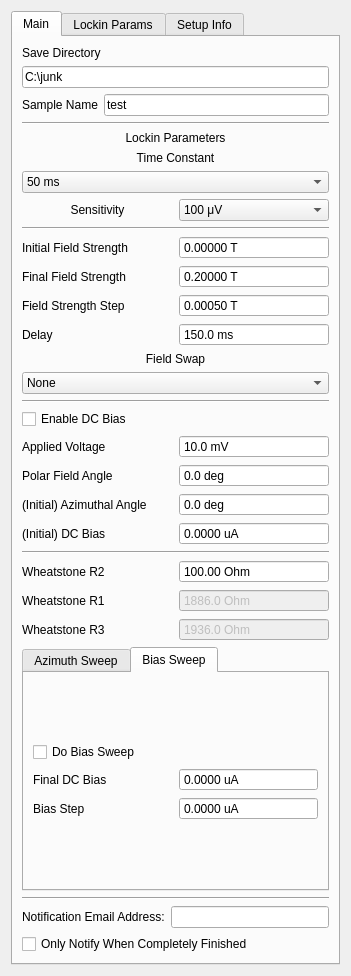
<?xml version="1.0" encoding="UTF-8"?>
<ui version="4.0">
 <class>Form</class>
 <widget class="QWidget" name="Form">
  <property name="geometry">
   <rect>
    <x>0</x>
    <y>0</y>
    <width>351</width>
    <height>976</height>
   </rect>
  </property>
  <property name="windowTitle">
   <string>Form</string>
  </property>
  <layout class="QVBoxLayout" name="verticalLayout">
   <item>
    <widget class="QTabWidget" name="tabWidget">
     <property name="currentIndex">
      <number>0</number>
     </property>
     <widget class="QWidget" name="tab_3">
      <attribute name="title">
       <string>Main</string>
      </attribute>
      <layout class="QVBoxLayout" name="verticalLayout_4">
       <item>
        <layout class="QGridLayout" name="save_params">
         <item row="0" column="0" colspan="2">
          <widget class="QLabel" name="label_8">
           <property name="text">
            <string>Save Directory</string>
           </property>
          </widget>
         </item>
         <item row="1" column="0" colspan="2">
          <widget class="QLineEdit" name="save_dir">
           <property name="text">
            <string>C:\junk</string>
           </property>
           <property name="placeholderText">
            <string>C:\Users\</string>
           </property>
          </widget>
         </item>
         <item row="2" column="1">
          <widget class="QLineEdit" name="sample_name">
           <property name="text">
            <string>test</string>
           </property>
           <property name="placeholderText">
            <string>test</string>
           </property>
          </widget>
         </item>
         <item row="2" column="0">
          <widget class="QLabel" name="label_12">
           <property name="enabled">
            <bool>true</bool>
           </property>
           <property name="text">
            <string>Sample Name</string>
           </property>
          </widget>
         </item>
        </layout>
       </item>
       <item>
        <widget class="Line" name="line_3">
         <property name="orientation">
          <enum>Qt::Horizontal</enum>
         </property>
        </widget>
       </item>
       <item>
        <layout class="QGridLayout" name="lockin_params">
         <item row="1" column="0" colspan="2">
          <widget class="QLabel" name="label_3">
           <property name="text">
            <string>Time Constant</string>
           </property>
           <property name="alignment">
            <set>Qt::AlignCenter</set>
           </property>
          </widget>
         </item>
         <item row="3" column="0">
          <widget class="QLabel" name="label_2">
           <property name="text">
            <string>Sensitivity</string>
           </property>
           <property name="alignment">
            <set>Qt::AlignCenter</set>
           </property>
          </widget>
         </item>
         <item row="2" column="0" colspan="2">
          <widget class="QComboBox" name="time_constant">
           <property name="currentText" stdset="0">
            <string>50 ms</string>
           </property>
           <property name="currentIndex">
            <number>10</number>
           </property>
           <item>
            <property name="text">
             <string>10 μs</string>
            </property>
           </item>
           <item>
            <property name="text">
             <string>20 μs</string>
            </property>
           </item>
           <item>
            <property name="text">
             <string>40 μs</string>
            </property>
           </item>
           <item>
            <property name="text">
             <string>80 μs</string>
            </property>
           </item>
           <item>
            <property name="text">
             <string>160 μs</string>
            </property>
           </item>
           <item>
            <property name="text">
             <string>320 μs</string>
            </property>
           </item>
           <item>
            <property name="text">
             <string>640 μs</string>
            </property>
           </item>
           <item>
            <property name="text">
             <string>5 ms</string>
            </property>
           </item>
           <item>
            <property name="text">
             <string>10 ms</string>
            </property>
           </item>
           <item>
            <property name="text">
             <string>20 ms</string>
            </property>
           </item>
           <item>
            <property name="text">
             <string>50 ms</string>
            </property>
           </item>
           <item>
            <property name="text">
             <string>100 ms</string>
            </property>
           </item>
           <item>
            <property name="text">
             <string>200 ms</string>
            </property>
           </item>
           <item>
            <property name="text">
             <string>500 ms</string>
            </property>
           </item>
           <item>
            <property name="text">
             <string>1 s</string>
            </property>
           </item>
           <item>
            <property name="text">
             <string>2 s</string>
            </property>
           </item>
           <item>
            <property name="text">
             <string>5 s</string>
            </property>
           </item>
           <item>
            <property name="text">
             <string>10 s</string>
            </property>
           </item>
           <item>
            <property name="text">
             <string>20 s</string>
            </property>
           </item>
           <item>
            <property name="text">
             <string>50 s</string>
            </property>
           </item>
           <item>
            <property name="text">
             <string>100 s</string>
            </property>
           </item>
           <item>
            <property name="text">
             <string>200 s</string>
            </property>
           </item>
           <item>
            <property name="text">
             <string>500 s</string>
            </property>
           </item>
           <item>
            <property name="text">
             <string>1 ks</string>
            </property>
           </item>
           <item>
            <property name="text">
             <string>2 ks</string>
            </property>
           </item>
           <item>
            <property name="text">
             <string>5 ks</string>
            </property>
           </item>
           <item>
            <property name="text">
             <string>10 ks</string>
            </property>
           </item>
           <item>
            <property name="text">
             <string>20 ks</string>
            </property>
           </item>
           <item>
            <property name="text">
             <string>50 ks</string>
            </property>
           </item>
          </widget>
         </item>
         <item row="0" column="0" colspan="2">
          <widget class="QLabel" name="label_7">
           <property name="text">
            <string>Lockin Parameters</string>
           </property>
           <property name="alignment">
            <set>Qt::AlignCenter</set>
           </property>
          </widget>
         </item>
         <item row="3" column="1">
          <widget class="QComboBox" name="sensitivity">
           <property name="editable">
            <bool>false</bool>
           </property>
           <property name="currentIndex">
            <number>15</number>
           </property>
           <item>
            <property name="text">
             <string>0 V</string>
            </property>
           </item>
           <item>
            <property name="text">
             <string>2 nV</string>
            </property>
           </item>
           <item>
            <property name="text">
             <string>5 nV</string>
            </property>
           </item>
           <item>
            <property name="text">
             <string>10 nV</string>
            </property>
           </item>
           <item>
            <property name="text">
             <string>20 nV</string>
            </property>
           </item>
           <item>
            <property name="text">
             <string>50 nV</string>
            </property>
           </item>
           <item>
            <property name="text">
             <string>100 nV</string>
            </property>
           </item>
           <item>
            <property name="text">
             <string>200 nV</string>
            </property>
           </item>
           <item>
            <property name="text">
             <string>500 nV</string>
            </property>
           </item>
           <item>
            <property name="text">
             <string>1 μV</string>
            </property>
           </item>
           <item>
            <property name="text">
             <string>2 μV</string>
            </property>
           </item>
           <item>
            <property name="text">
             <string>5 μV</string>
            </property>
           </item>
           <item>
            <property name="text">
             <string>10 μV</string>
            </property>
           </item>
           <item>
            <property name="text">
             <string>20 μV</string>
            </property>
           </item>
           <item>
            <property name="text">
             <string>50 μV</string>
            </property>
           </item>
           <item>
            <property name="text">
             <string>100 μV</string>
            </property>
           </item>
           <item>
            <property name="text">
             <string>200 μV</string>
            </property>
           </item>
           <item>
            <property name="text">
             <string>500 μV</string>
            </property>
           </item>
           <item>
            <property name="text">
             <string>1 mV</string>
            </property>
           </item>
           <item>
            <property name="text">
             <string>2 mV</string>
            </property>
           </item>
           <item>
            <property name="text">
             <string>5 mV</string>
            </property>
           </item>
           <item>
            <property name="text">
             <string>10 mV</string>
            </property>
           </item>
           <item>
            <property name="text">
             <string>20 mV</string>
            </property>
           </item>
           <item>
            <property name="text">
             <string>50 mV</string>
            </property>
           </item>
           <item>
            <property name="text">
             <string>100 mV</string>
            </property>
           </item>
           <item>
            <property name="text">
             <string>200 mV</string>
            </property>
           </item>
           <item>
            <property name="text">
             <string>500 mV</string>
            </property>
           </item>
           <item>
            <property name="text">
             <string>1 V</string>
            </property>
           </item>
          </widget>
         </item>
        </layout>
       </item>
       <item>
        <widget class="Line" name="line">
         <property name="orientation">
          <enum>Qt::Horizontal</enum>
         </property>
        </widget>
       </item>
       <item>
        <layout class="QGridLayout" name="initial_params">
         <item row="0" column="0">
          <widget class="QLabel" name="label_14">
           <property name="text">
            <string>Initial Field Strength</string>
           </property>
          </widget>
         </item>
         <item row="2" column="0">
          <widget class="QLabel" name="label_9">
           <property name="text">
            <string>Field Strength Step</string>
           </property>
          </widget>
         </item>
         <item row="1" column="0">
          <widget class="QLabel" name="label_19">
           <property name="text">
            <string>Final Field Strength</string>
           </property>
          </widget>
         </item>
         <item row="3" column="0">
          <widget class="QLabel" name="label_15">
           <property name="text">
            <string>Delay</string>
           </property>
          </widget>
         </item>
         <item row="3" column="1">
          <widget class="QDoubleSpinBox" name="delay">
           <property name="buttonSymbols">
            <enum>QAbstractSpinBox::NoButtons</enum>
           </property>
           <property name="suffix">
            <string> ms</string>
           </property>
           <property name="decimals">
            <number>1</number>
           </property>
           <property name="maximum">
            <double>10000.000000000000000</double>
           </property>
           <property name="value">
            <double>150.000000000000000</double>
           </property>
          </widget>
         </item>
         <item row="0" column="1">
          <widget class="QDoubleSpinBox" name="field_start">
           <property name="buttonSymbols">
            <enum>QAbstractSpinBox::NoButtons</enum>
           </property>
           <property name="suffix">
            <string> T</string>
           </property>
           <property name="decimals">
            <number>5</number>
           </property>
           <property name="minimum">
            <double>-0.270000000000000</double>
           </property>
           <property name="maximum">
            <double>0.270000000000000</double>
           </property>
           <property name="singleStep">
            <double>0.000010000000000</double>
           </property>
           <property name="value">
            <double>0.000000000000000</double>
           </property>
          </widget>
         </item>
         <item row="1" column="1">
          <widget class="QDoubleSpinBox" name="field_end">
           <property name="buttonSymbols">
            <enum>QAbstractSpinBox::NoButtons</enum>
           </property>
           <property name="suffix">
            <string> T</string>
           </property>
           <property name="decimals">
            <number>5</number>
           </property>
           <property name="minimum">
            <double>0.000000000000000</double>
           </property>
           <property name="maximum">
            <double>0.270000000000000</double>
           </property>
           <property name="singleStep">
            <double>0.000010000000000</double>
           </property>
           <property name="value">
            <double>0.200000000000000</double>
           </property>
          </widget>
         </item>
         <item row="2" column="1">
          <widget class="QDoubleSpinBox" name="field_step">
           <property name="buttonSymbols">
            <enum>QAbstractSpinBox::NoButtons</enum>
           </property>
           <property name="suffix">
            <string> T</string>
           </property>
           <property name="decimals">
            <number>5</number>
           </property>
           <property name="minimum">
            <double>0.000000000000000</double>
           </property>
           <property name="maximum">
            <double>0.270000000000000</double>
           </property>
           <property name="singleStep">
            <double>0.000010000000000</double>
           </property>
           <property name="value">
            <double>0.000500000000000</double>
           </property>
          </widget>
         </item>
         <item row="4" column="0" colspan="2">
          <widget class="QLabel" name="label_26">
           <property name="text">
            <string>Field Swap</string>
           </property>
           <property name="alignment">
            <set>Qt::AlignCenter</set>
           </property>
          </widget>
         </item>
         <item row="5" column="0" colspan="2">
          <widget class="QComboBox" name="comboBox_2">
           <property name="currentIndex">
            <number>0</number>
           </property>
           <item>
            <property name="text">
             <string>None</string>
            </property>
           </item>
           <item>
            <property name="text">
             <string>Hysteretic</string>
            </property>
           </item>
           <item>
            <property name="text">
             <string>Maximum</string>
            </property>
           </item>
          </widget>
         </item>
        </layout>
       </item>
       <item>
        <widget class="Line" name="line_4">
         <property name="orientation">
          <enum>Qt::Horizontal</enum>
         </property>
        </widget>
       </item>
       <item>
        <widget class="QCheckBox" name="use_bias">
         <property name="text">
          <string>Enable DC Bias</string>
         </property>
         <property name="tristate">
          <bool>false</bool>
         </property>
        </widget>
       </item>
       <item>
        <layout class="QGridLayout" name="gridLayout_4">
         <item row="1" column="1">
          <widget class="QDoubleSpinBox" name="polar_field">
           <property name="buttonSymbols">
            <enum>QAbstractSpinBox::NoButtons</enum>
           </property>
           <property name="suffix">
            <string> deg</string>
           </property>
           <property name="decimals">
            <number>1</number>
           </property>
           <property name="maximum">
            <double>90.000000000000000</double>
           </property>
          </widget>
         </item>
         <item row="0" column="0">
          <widget class="QLabel" name="label">
           <property name="text">
            <string>Applied Voltage</string>
           </property>
          </widget>
         </item>
         <item row="2" column="0">
          <widget class="QLabel" name="label_4">
           <property name="text">
            <string>(Initial) Azimuthal Angle</string>
           </property>
          </widget>
         </item>
         <item row="2" column="1">
          <widget class="QDoubleSpinBox" name="azimuth_start">
           <property name="buttonSymbols">
            <enum>QAbstractSpinBox::NoButtons</enum>
           </property>
           <property name="suffix">
            <string> deg</string>
           </property>
           <property name="decimals">
            <number>1</number>
           </property>
           <property name="maximum">
            <double>360.000000000000000</double>
           </property>
           <property name="singleStep">
            <double>0.500000000000000</double>
           </property>
          </widget>
         </item>
         <item row="1" column="0">
          <widget class="QLabel" name="label_10">
           <property name="text">
            <string>Polar Field Angle</string>
           </property>
          </widget>
         </item>
         <item row="0" column="1">
          <widget class="QDoubleSpinBox" name="applied_voltage">
           <property name="buttonSymbols">
            <enum>QAbstractSpinBox::NoButtons</enum>
           </property>
           <property name="suffix">
            <string> mV</string>
           </property>
           <property name="decimals">
            <number>1</number>
           </property>
           <property name="maximum">
            <double>5000.000000000000000</double>
           </property>
           <property name="singleStep">
            <double>0.100000000000000</double>
           </property>
           <property name="value">
            <double>10.000000000000000</double>
           </property>
          </widget>
         </item>
         <item row="3" column="0">
          <widget class="QLabel" name="label_21">
           <property name="text">
            <string>(Initial) DC Bias</string>
           </property>
          </widget>
         </item>
         <item row="3" column="1">
          <widget class="QDoubleSpinBox" name="bias_start">
           <property name="buttonSymbols">
            <enum>QAbstractSpinBox::NoButtons</enum>
           </property>
           <property name="suffix">
            <string> uA</string>
           </property>
           <property name="decimals">
            <number>4</number>
           </property>
           <property name="maximum">
            <double>10000.000000000000000</double>
           </property>
          </widget>
         </item>
        </layout>
       </item>
       <item>
        <widget class="Line" name="line_6">
         <property name="orientation">
          <enum>Qt::Horizontal</enum>
         </property>
        </widget>
       </item>
       <item>
        <layout class="QGridLayout" name="gridLayout_3">
         <item row="1" column="0">
          <widget class="QLabel" name="label_13">
           <property name="text">
            <string>Wheatstone R1</string>
           </property>
          </widget>
         </item>
         <item row="2" column="0">
          <widget class="QLabel" name="label_16">
           <property name="text">
            <string>Wheatstone R3</string>
           </property>
          </widget>
         </item>
         <item row="1" column="1">
          <widget class="QDoubleSpinBox" name="wheatstone_R1">
           <property name="enabled">
            <bool>false</bool>
           </property>
           <property name="buttonSymbols">
            <enum>QAbstractSpinBox::NoButtons</enum>
           </property>
           <property name="suffix">
            <string> Ohm</string>
           </property>
           <property name="decimals">
            <number>1</number>
           </property>
           <property name="maximum">
            <double>9999.000000000000000</double>
           </property>
           <property name="value">
            <double>1886.000000000000000</double>
           </property>
          </widget>
         </item>
         <item row="2" column="1">
          <widget class="QDoubleSpinBox" name="wheatstone_R3">
           <property name="enabled">
            <bool>false</bool>
           </property>
           <property name="buttonSymbols">
            <enum>QAbstractSpinBox::NoButtons</enum>
           </property>
           <property name="suffix">
            <string> Ohm</string>
           </property>
           <property name="decimals">
            <number>1</number>
           </property>
           <property name="maximum">
            <double>9999.000000000000000</double>
           </property>
           <property name="value">
            <double>1936.000000000000000</double>
           </property>
          </widget>
         </item>
         <item row="0" column="0">
          <widget class="QLabel" name="label_11">
           <property name="text">
            <string>Wheatstone R2</string>
           </property>
          </widget>
         </item>
         <item row="0" column="1">
          <widget class="QDoubleSpinBox" name="wheatstone_R2">
           <property name="buttonSymbols">
            <enum>QAbstractSpinBox::NoButtons</enum>
           </property>
           <property name="suffix">
            <string> Ohm</string>
           </property>
           <property name="decimals">
            <number>2</number>
           </property>
           <property name="maximum">
            <double>99999.000000000000000</double>
           </property>
           <property name="singleStep">
            <double>0.010000000000000</double>
           </property>
           <property name="value">
            <double>100.000000000000000</double>
           </property>
          </widget>
         </item>
        </layout>
       </item>
       <item>
        <widget class="QTabWidget" name="tabs">
         <property name="currentIndex">
          <number>1</number>
         </property>
         <widget class="QWidget" name="tab">
          <property name="styleSheet">
           <string notr="true"/>
          </property>
          <attribute name="title">
           <string>Azimuth Sweep</string>
          </attribute>
          <layout class="QVBoxLayout" name="verticalLayout_2">
           <item>
            <layout class="QGridLayout" name="gridLayout_2">
             <item row="1" column="0">
              <widget class="QLabel" name="label_5">
               <property name="text">
                <string>Final Azimuthal Angle</string>
               </property>
              </widget>
             </item>
             <item row="1" column="1">
              <widget class="QDoubleSpinBox" name="azimuth_end">
               <property name="buttonSymbols">
                <enum>QAbstractSpinBox::NoButtons</enum>
               </property>
               <property name="suffix">
                <string> deg</string>
               </property>
              </widget>
             </item>
             <item row="2" column="0">
              <widget class="QLabel" name="label_6">
               <property name="text">
                <string>Azimuth Step</string>
               </property>
              </widget>
             </item>
             <item row="2" column="1">
              <widget class="QDoubleSpinBox" name="azimuth_step">
               <property name="buttonSymbols">
                <enum>QAbstractSpinBox::NoButtons</enum>
               </property>
               <property name="suffix">
                <string> deg</string>
               </property>
              </widget>
             </item>
             <item row="0" column="0" colspan="2">
              <widget class="QCheckBox" name="do_azimuth_sweep">
               <property name="text">
                <string>Do Azimuth Sweep</string>
               </property>
               <property name="tristate">
                <bool>false</bool>
               </property>
              </widget>
             </item>
            </layout>
           </item>
          </layout>
         </widget>
         <widget class="QWidget" name="tab_2">
          <attribute name="title">
           <string>Bias Sweep</string>
          </attribute>
          <layout class="QVBoxLayout" name="verticalLayout_3">
           <item>
            <layout class="QGridLayout" name="gridLayout">
             <item row="0" column="0" colspan="2">
              <widget class="QCheckBox" name="do_bias_sweep">
               <property name="text">
                <string>Do Bias Sweep</string>
               </property>
               <property name="tristate">
                <bool>false</bool>
               </property>
              </widget>
             </item>
             <item row="1" column="0">
              <widget class="QLabel" name="label_18">
               <property name="text">
                <string>Final DC Bias</string>
               </property>
              </widget>
             </item>
             <item row="1" column="1">
              <widget class="QDoubleSpinBox" name="bias_end">
               <property name="buttonSymbols">
                <enum>QAbstractSpinBox::NoButtons</enum>
               </property>
               <property name="suffix">
                <string> uA</string>
               </property>
               <property name="decimals">
                <number>4</number>
               </property>
               <property name="maximum">
                <double>10000.000000000000000</double>
               </property>
              </widget>
             </item>
             <item row="2" column="0">
              <widget class="QLabel" name="label_20">
               <property name="text">
                <string>Bias Step</string>
               </property>
              </widget>
             </item>
             <item row="2" column="1">
              <widget class="QDoubleSpinBox" name="bias_step">
               <property name="buttonSymbols">
                <enum>QAbstractSpinBox::NoButtons</enum>
               </property>
               <property name="suffix">
                <string> uA</string>
               </property>
               <property name="decimals">
                <number>4</number>
               </property>
               <property name="maximum">
                <double>10000.000000000000000</double>
               </property>
              </widget>
             </item>
            </layout>
           </item>
          </layout>
         </widget>
        </widget>
       </item>
       <item>
        <widget class="Line" name="line_5">
         <property name="orientation">
          <enum>Qt::Horizontal</enum>
         </property>
        </widget>
       </item>
       <item>
        <layout class="QHBoxLayout" name="horizontalLayout">
         <item>
          <widget class="QLabel" name="label_17">
           <property name="text">
            <string>Notification Email Address:</string>
           </property>
          </widget>
         </item>
         <item>
          <widget class="QLineEdit" name="notify_email"/>
         </item>
        </layout>
       </item>
       <item>
        <widget class="QCheckBox" name="notify_at_end">
         <property name="text">
          <string>Only Notify When Completely Finished</string>
         </property>
        </widget>
       </item>
      </layout>
     </widget>
     <widget class="QWidget" name="tab_4">
      <attribute name="title">
       <string>Lockin Params</string>
      </attribute>
      <layout class="QVBoxLayout" name="verticalLayout_6">
       <item>
        <layout class="QGridLayout" name="gridLayout_5">
         <item row="1" column="1">
          <widget class="QDoubleSpinBox" name="lockin_phase">
           <property name="buttonSymbols">
            <enum>QAbstractSpinBox::NoButtons</enum>
           </property>
           <property name="suffix">
            <string> deg</string>
           </property>
           <property name="decimals">
            <number>2</number>
           </property>
           <property name="minimum">
            <double>-360.000000000000000</double>
           </property>
           <property name="maximum">
            <double>360.000000000000000</double>
           </property>
           <property name="singleStep">
            <double>0.001000000000000</double>
           </property>
           <property name="value">
            <double>0.000000000000000</double>
           </property>
          </widget>
         </item>
         <item row="1" column="0">
          <widget class="QLabel" name="label_23">
           <property name="text">
            <string>Phase Offset</string>
           </property>
          </widget>
         </item>
         <item row="2" column="1">
          <widget class="QDoubleSpinBox" name="lockin_ac_gain">
           <property name="buttonSymbols">
            <enum>QAbstractSpinBox::NoButtons</enum>
           </property>
           <property name="suffix">
            <string> dB</string>
           </property>
           <property name="decimals">
            <number>1</number>
           </property>
           <property name="maximum">
            <double>100.000000000000000</double>
           </property>
           <property name="value">
            <double>0.000000000000000</double>
           </property>
          </widget>
         </item>
         <item row="2" column="0">
          <widget class="QLabel" name="label_24">
           <property name="text">
            <string>AC Gain</string>
           </property>
          </widget>
         </item>
         <item row="0" column="0">
          <widget class="QLabel" name="label_22">
           <property name="text">
            <string>Oscillator Frequency</string>
           </property>
          </widget>
         </item>
         <item row="0" column="1">
          <widget class="QDoubleSpinBox" name="lockin_freq">
           <property name="buttonSymbols">
            <enum>QAbstractSpinBox::NoButtons</enum>
           </property>
           <property name="suffix">
            <string> Hz</string>
           </property>
           <property name="decimals">
            <number>2</number>
           </property>
           <property name="maximum">
            <double>10000.000000000000000</double>
           </property>
           <property name="value">
            <double>137.169999999999987</double>
           </property>
          </widget>
         </item>
         <item row="3" column="0">
          <widget class="QLabel" name="label_25">
           <property name="text">
            <string>Sense Mode</string>
           </property>
          </widget>
         </item>
         <item row="3" column="1">
          <widget class="QComboBox" name="comboBox">
           <property name="currentIndex">
            <number>2</number>
           </property>
           <item>
            <property name="text">
             <string>A</string>
            </property>
           </item>
           <item>
            <property name="text">
             <string>-B</string>
            </property>
           </item>
           <item>
            <property name="text">
             <string>A-B</string>
            </property>
           </item>
          </widget>
         </item>
        </layout>
       </item>
       <item>
        <spacer name="verticalSpacer_2">
         <property name="orientation">
          <enum>Qt::Vertical</enum>
         </property>
         <property name="sizeHint" stdset="0">
          <size>
           <width>20</width>
           <height>753</height>
          </size>
         </property>
        </spacer>
       </item>
      </layout>
     </widget>
     <widget class="QWidget" name="tab_5">
      <attribute name="title">
       <string>Setup Info</string>
      </attribute>
      <layout class="QVBoxLayout" name="verticalLayout_5">
       <item>
        <layout class="QGridLayout" name="station_params">
         <item row="0" column="0">
          <widget class="QLabel" name="label_12">
           <property name="enabled">
            <bool>true</bool>
           </property>
           <property name="text">
            <string>Probe Station</string>
           </property>
          </widget>
         </item>
         <item row="0" column="1">
          <widget class="QLabel" name="station_name">
           <property name="enabled">
            <bool>true</bool>
           </property>
          </widget>
         </item>
         <item row="2" column="0" colspan="2">
          <widget class="QLineEdit" name="calib_file"/>
         </item>
         <item row="1" column="0">
          <widget class="QLabel" name="label_12">
           <property name="enabled">
            <bool>true</bool>
           </property>
           <property name="text">
            <string>Calibration File</string>
           </property>
          </widget>
         </item>
        </layout>
       </item>
       <item>
        <spacer name="verticalSpacer">
         <property name="orientation">
          <enum>Qt::Vertical</enum>
         </property>
         <property name="sizeHint" stdset="0">
          <size>
           <width>20</width>
           <height>799</height>
          </size>
         </property>
        </spacer>
       </item>
      </layout>
     </widget>
    </widget>
   </item>
  </layout>
 </widget>
 <resources/>
 <connections/>
</ui>
